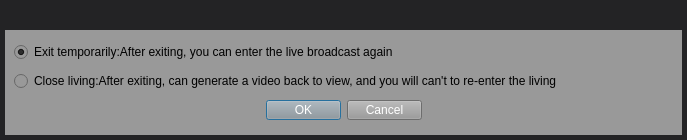
<?xml version="1.0" encoding="UTF-8"?>
<ui version="4.0">
 <class>StopLiveConfirmUI</class>
 <widget class="QDialog" name="StopLiveConfirmUI">
  <property name="geometry">
   <rect>
    <x>0</x>
    <y>0</y>
    <width>687</width>
    <height>140</height>
   </rect>
  </property>
  <property name="windowTitle">
   <string>ButelLive</string>
  </property>
  <property name="styleSheet">
   <string notr="true">background-color: rgba(35, 35, 37,255);
border-image: url(:/images/xxx_bg.png);</string>
  </property>
  <layout class="QGridLayout" name="gridLayout_2">
   <property name="leftMargin">
    <number>5</number>
   </property>
   <property name="topMargin">
    <number>0</number>
   </property>
   <property name="rightMargin">
    <number>5</number>
   </property>
   <property name="bottomMargin">
    <number>5</number>
   </property>
   <property name="verticalSpacing">
    <number>0</number>
   </property>
   <item row="0" column="0">
    <widget class="TitleBar" name="m_pTitleLbl" native="true">
     <property name="sizePolicy">
      <sizepolicy hsizetype="Preferred" vsizetype="Maximum">
       <horstretch>0</horstretch>
       <verstretch>0</verstretch>
      </sizepolicy>
     </property>
     <property name="minimumSize">
      <size>
       <width>0</width>
       <height>30</height>
      </size>
     </property>
     <property name="maximumSize">
      <size>
       <width>16777215</width>
       <height>30</height>
      </size>
     </property>
    </widget>
   </item>
   <item row="1" column="0">
    <widget class="QWidget" name="widget" native="true">
     <property name="styleSheet">
      <string notr="true">background-color: rgb(153, 153, 153);</string>
     </property>
     <layout class="QGridLayout" name="gridLayout">
      <item row="0" column="0">
       <widget class="QRadioButton" name="m_pRdBtnTemp">
        <property name="text">
         <string>Exit temporarily:After exiting, you can enter the live broadcast again</string>
        </property>
        <property name="checked">
         <bool>true</bool>
        </property>
       </widget>
      </item>
      <item row="1" column="0">
       <widget class="QRadioButton" name="m_pRdBtnClose">
        <property name="text">
         <string>Close living:After exiting, can generate a video back to view, and you will can't to re-enter the living</string>
        </property>
       </widget>
      </item>
      <item row="2" column="0">
       <layout class="QHBoxLayout" name="horizontalLayout">
        <item>
         <spacer name="horizontalSpacer">
          <property name="orientation">
           <enum>Qt::Horizontal</enum>
          </property>
          <property name="sizeHint" stdset="0">
           <size>
            <width>40</width>
            <height>20</height>
           </size>
          </property>
         </spacer>
        </item>
        <item>
         <widget class="QPushButton" name="m_pBtnOk">
          <property name="minimumSize">
           <size>
            <width>75</width>
            <height>20</height>
           </size>
          </property>
          <property name="maximumSize">
           <size>
            <width>50</width>
            <height>20</height>
           </size>
          </property>
          <property name="styleSheet">
           <string notr="true">color: rgb(255, 255, 255);
border-image: url(:/images/btn_back.png);</string>
          </property>
          <property name="text">
           <string>OK</string>
          </property>
         </widget>
        </item>
        <item>
         <widget class="QPushButton" name="m_pBtnCancel">
          <property name="minimumSize">
           <size>
            <width>75</width>
            <height>20</height>
           </size>
          </property>
          <property name="maximumSize">
           <size>
            <width>75</width>
            <height>20</height>
           </size>
          </property>
          <property name="styleSheet">
           <string notr="true">color: rgb(255, 255, 255);
border-image: url(:/images/btn_back.png);</string>
          </property>
          <property name="text">
           <string>Cancel</string>
          </property>
         </widget>
        </item>
        <item>
         <spacer name="horizontalSpacer_2">
          <property name="orientation">
           <enum>Qt::Horizontal</enum>
          </property>
          <property name="sizeHint" stdset="0">
           <size>
            <width>40</width>
            <height>20</height>
           </size>
          </property>
         </spacer>
        </item>
       </layout>
      </item>
     </layout>
    </widget>
   </item>
  </layout>
 </widget>
 <customwidgets>
  <customwidget>
   <class>TitleBar</class>
   <extends>QWidget</extends>
   <header location="global">titlebar.h</header>
   <container>1</container>
  </customwidget>
 </customwidgets>
 <resources/>
 <connections/>
</ui>
